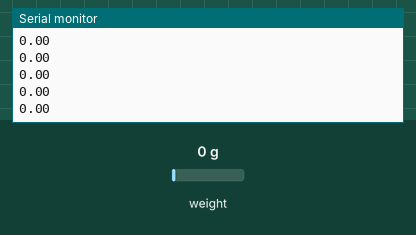
This sketch was run on a simulated Arduino Uno, built with avr-gcc and run on an emulated ATmega328P. Shown: the last lines printed to the serial monitor. Inputs (shaded band) come from the test bench; at power-on: weight on the scale 0 g.

Above: at 3.2 s.
3.3 s: weight on the scale set to 100 g
At 3.31 s:
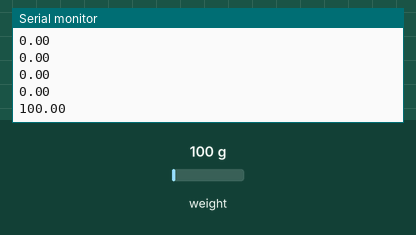
4.8 s: weight on the scale set to 1250 g
At 4.82 s:
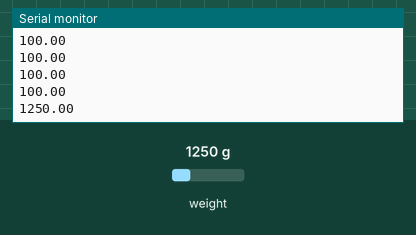
Timing chart, 0 to 7.8 s (numbered marks = the images above; inputs shaded):
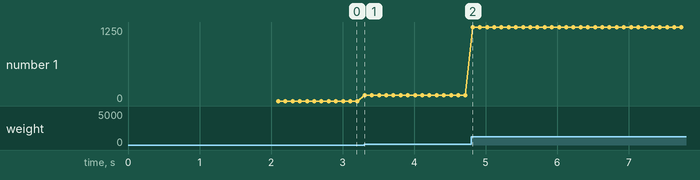

Measured:
- after the input at 3.3 s, the serial monitor: prints a new line at once (image 1)
- after the input at 4.8 s, the serial monitor: prints a new line at once (image 2)
- plotted number 1: 0 → 100 after the input at 3.3 s, 100 → 1250 after the input at 4.8 s

The sketch:

weight.ino
```cpp
/*
 Setup scale and start the sketch WITHOUT a weight on the scale
 Once readings are displayed place the weight on the scale
 Press +/- or a/z to adjust the calibration_factor until the output readings match the known weight
 Arduino pin 6 -> HX711 CLK
 Arduino pin 5 -> HX711 DOUT
 Arduino pin 5V -> HX711 VCC
 Arduino pin GND -> HX711 GND
*/

#include "HX711.h"

HX711 scale(5, 6);

float calibration_factor = 2230; // this calibration factor is adjusted according to the load cell
float units;

void setup()
{
  Serial.begin(9600);
  // Serial.println("HX711 calibration sketch");
  // Serial.println("Remove all weight from scale");
  // Serial.println("After readings begin, place known weight on scale");
  // Serial.println("Press + or a to increase calibration factor");
  // Serial.println("Press - or z to decrease calibration factor");

  scale.set_scale();
  scale.tare(); //Reset the scale to 0

  long zero_factor = scale.read_average(); //Get a baseline reading
  Serial.print("Zero factor: ");           //This can be used to remove the need to tare the scale. Useful in permanent scale projects.
  Serial.println(zero_factor);
}

void loop()
{

  scale.set_scale(calibration_factor); //Adjust to this calibration factor

  units = scale.get_units(), 10;
  if (units < 0)
  {
    units = 0.00;
  }

  Serial.print(units);
  // Serial.print(" grams");
  // Serial.print(" calibration_factor: ");
  // Serial.print(calibration_factor);
  Serial.println();

  if (Serial.available())
  {
    char temp = Serial.read();
    if (temp == '+' || temp == 'a')
      calibration_factor += 1;
    else if (temp == '-' || temp == 'z')
      calibration_factor -= 1;
  }
}
```
